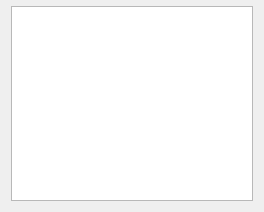
<?xml version="1.0" encoding="UTF-8"?>
<ui version="4.0">
 <class>knightsview_base</class>
 <widget class="QWidget" name="knightsview_base">
  <property name="geometry">
   <rect>
    <x>0</x>
    <y>0</y>
    <width>264</width>
    <height>212</height>
   </rect>
  </property>
  <property name="windowTitle">
   <string>Knights</string>
  </property>
  <property name="autoFillBackground">
   <bool>true</bool>
  </property>
  <layout class="QVBoxLayout" name="verticalLayout">
   <property name="topMargin">
    <number>0</number>
   </property>
   <item>
    <widget class="QWidget" name="notificationWidget" native="true"/>
   </item>
   <item>
    <widget class="QGraphicsView" name="canvas">
     <property name="verticalScrollBarPolicy">
      <enum>Qt::ScrollBarAlwaysOff</enum>
     </property>
     <property name="horizontalScrollBarPolicy">
      <enum>Qt::ScrollBarAlwaysOff</enum>
     </property>
    </widget>
   </item>
  </layout>
 </widget>
 <resources/>
 <connections/>
</ui>
